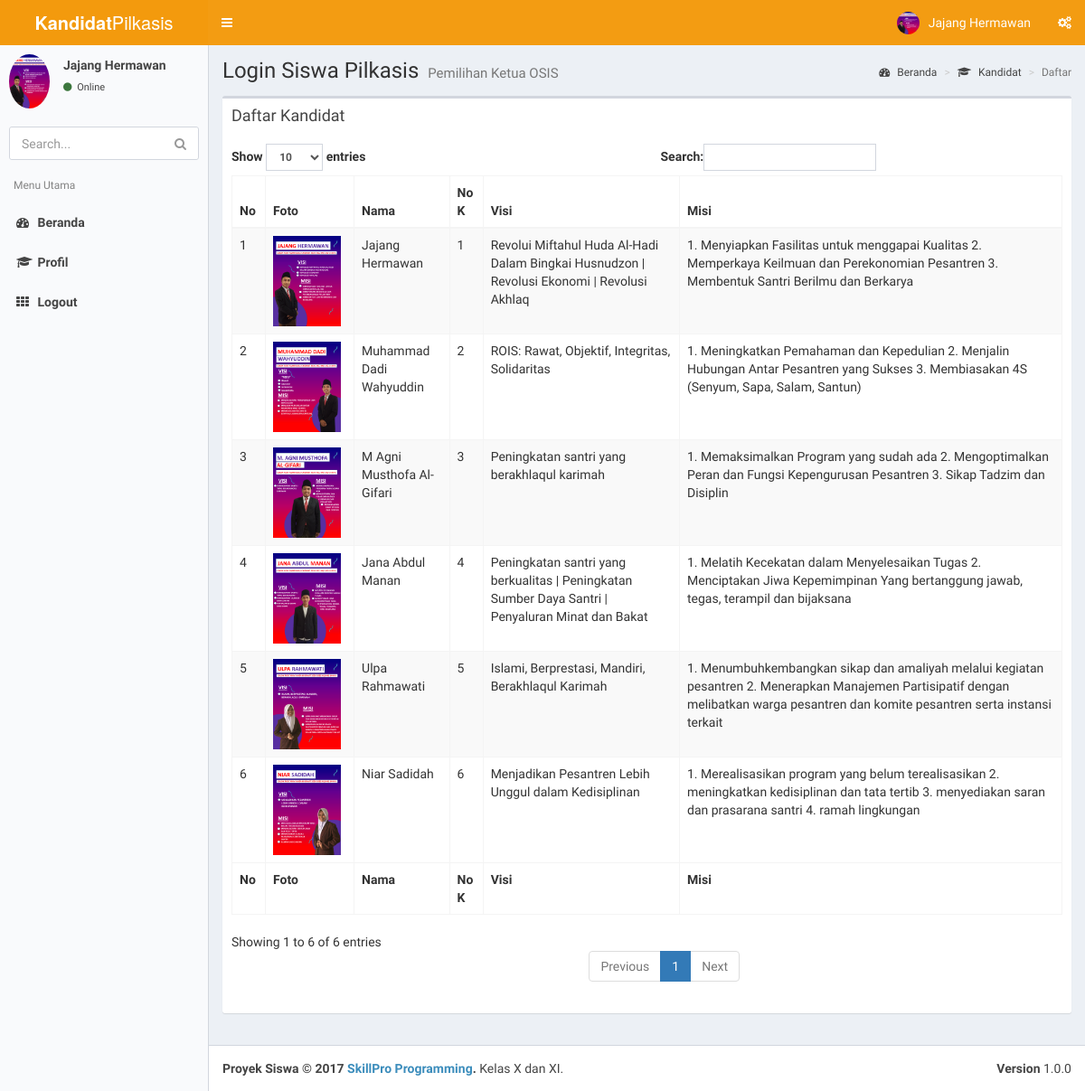
Page /kandidat/index.php?m=kandidat&s=profil (signed in) on the committed database.
### tables this page shows
CREATE TABLE `kandidat` (
  `idkandidat` int(2) NOT NULL,
  `username` varchar(25) NOT NULL,
  `password` varchar(32) NOT NULL,
  `nama` varchar(100) NOT NULL,
  `nokandidat` varchar(2) NOT NULL,
  `jumlahsuara` varchar(4) NOT NULL DEFAULT '0',
  `visi` varchar(100) NOT NULL,
  `misi` varchar(255) NOT NULL,
  `aktif` enum('Y','T') NOT NULL DEFAULT 'T',
  `foto` varchar(50) NOT NULL
);

### kandidat/modul/kandidat/tampil.php (the view)
<?php include "atas.php"; ?>
  <div class="content-wrapper">
    <section class="content-header">
      <h1>
        Login Siswa Pilkasis
        <small>Pemilihan Ketua OSIS</small>
      </h1>
      <ol class="breadcrumb">
        <li><a href="."><i class="fa fa-dashboard"></i> Beranda</a></li>
        <li><a href="?m=kandidat"><i class="fa fa-graduation-cap"></i> Kandidat</a></li>
        <li class="active">Daftar</li>
      </ol>
    </section>
	<section class="content">
      <div class="row">
        <div class="col-xs-12">
          <div class="box">
            <div class="box-header">
              <h3 class="box-title">Daftar Kandidat</h3>
            </div>
            <div class="box-body">
<?php
include "../sambungan.php";
$sql="SELECT * FROM kandidat ORDER BY idkandidat";
$query=mysqli_query($koneksi,$sql);
if(mysqli_num_rows($query)==0){
    echo'          <table class="table table-bordered table-hover table-striped">
                <thead>
                <tr>
                  <th>No</th>
                  <th>Foto</th>
                  <th>Nama</th>
                  <th>No K</th>
                  <th>Visi</th>
                  <th>Misi</th>
                </tr>
                </thead>
                <tbody>
         ';
	echo "<td colspan='6'>Data Masih Kosong</td>";
}else{
    echo'          <table id="pilkasis1" class="table table-bordered table-hover table-striped">
                <thead>
                <tr>
                  <th>No</th>
                  <th>Foto</th>
                  <th>Nama</th>
                  <th>No K</th>
                  <th>Visi</th>
                  <th>Misi</th>
                </tr>
                </thead>
                <tbody>
        ';
	$no=1;
	while($r=mysqli_fetch_assoc($query)){
	  echo "<tr>";
		echo "<td>$no</td>";
		echo "<td><a href='?m=kandidat&s=detail&idp=".$r['idkandidat']."'><img src='../gambar/kandidat/".$r['foto']."' height='100px'/></a></td>";
		echo "<td>".$r['nama']."</td>";
		echo "<td>".$r['nokandidat']."</td>";
		echo "<td>".$r['visi']."</td>";
		echo "<td>".$r['misi']."</td>";
	  echo "</tr>";
		$no++;
	}
}
?>
                </tbody>
                <tfoot>
                <tr>
                  <th>No</th>
                  <th>Foto</th>
                  <th>Nama</th>
                  <th>No K</th>
                  <th>Visi</th>
                  <th>Misi</th>
                </tr>
                </tfoot>
              </table>
            </div>
          </div>
        </div>
      </div>
    </section>
<?php include "bawah.php"; ?>

### rows in the picture
kandidat: foto (picture), nama "Jajang Hermawan", nokandidat "1", visi "Revolui Miftahul Huda Al-Hadi Dalam Bingkai Husnudzon | Revolusi Ekonomi | Revolusi Akhlaq", misi "1. Menyiapkan Fasilitas untuk menggapai Kualitas 2. Memperkaya Keilmuan dan Perekonomian Pesantren 3. Membentuk Santri Berilmu dan Berkarya"
kandidat: foto (picture), nama "Muhammad Dadi Wahyuddin", nokandidat "2", visi "ROIS: Rawat, Objektif, Integritas, Solidaritas", misi "1. Meningkatkan Pemahaman dan Kepedulian 2. Menjalin Hubungan Antar Pesantren yang Sukses 3. Membiasakan 4S (Senyum, Sapa, Salam, Santun)"
kandidat: foto (picture), nama "M Agni Musthofa Al-Gifari", nokandidat "3", visi "Peningkatan santri yang berakhlaqul karimah", misi "1. Memaksimalkan Program yang sudah ada 2. Mengoptimalkan Peran dan Fungsi Kepengurusan Pesantren 3. Sikap Tadzim dan Disiplin"
kandidat: foto (picture), nama "Jana Abdul Manan", nokandidat "4", visi "Peningkatan santri yang berkualitas | Peningkatan Sumber Daya Santri | Penyaluran Minat dan Bakat", misi "1. Melatih Kecekatan dalam Menyelesaikan Tugas 2. Menciptakan Jiwa Kepemimpinan Yang bertanggung jawab, tegas, terampil dan bijaksana"
kandidat: foto (picture), nama "Ulpa Rahmawati", nokandidat "5", visi "Islami, Berprestasi, Mandiri, Berakhlaqul Karimah", misi "1. Menumbuhkembangkan sikap dan amaliyah melalui kegiatan pesantren 2. Menerapkan Manajemen Partisipatif dengan melibatkan warga pesantren dan komite pesantren serta instansi terkait"
kandidat: foto (picture), nama "Niar Sadidah", nokandidat "6", visi "Menjadikan Pesantren Lebih Unggul dalam Kedisiplinan", misi "1. Merealisasikan program yang belum terealisasikan 2. meningkatkan kedisiplinan dan tata tertib 3. menyediakan saran dan prasarana santri 4. ramah lingkungan"

### other values in the picture
$_SESSION['namakkasis'] "Jajang Hermawan"
